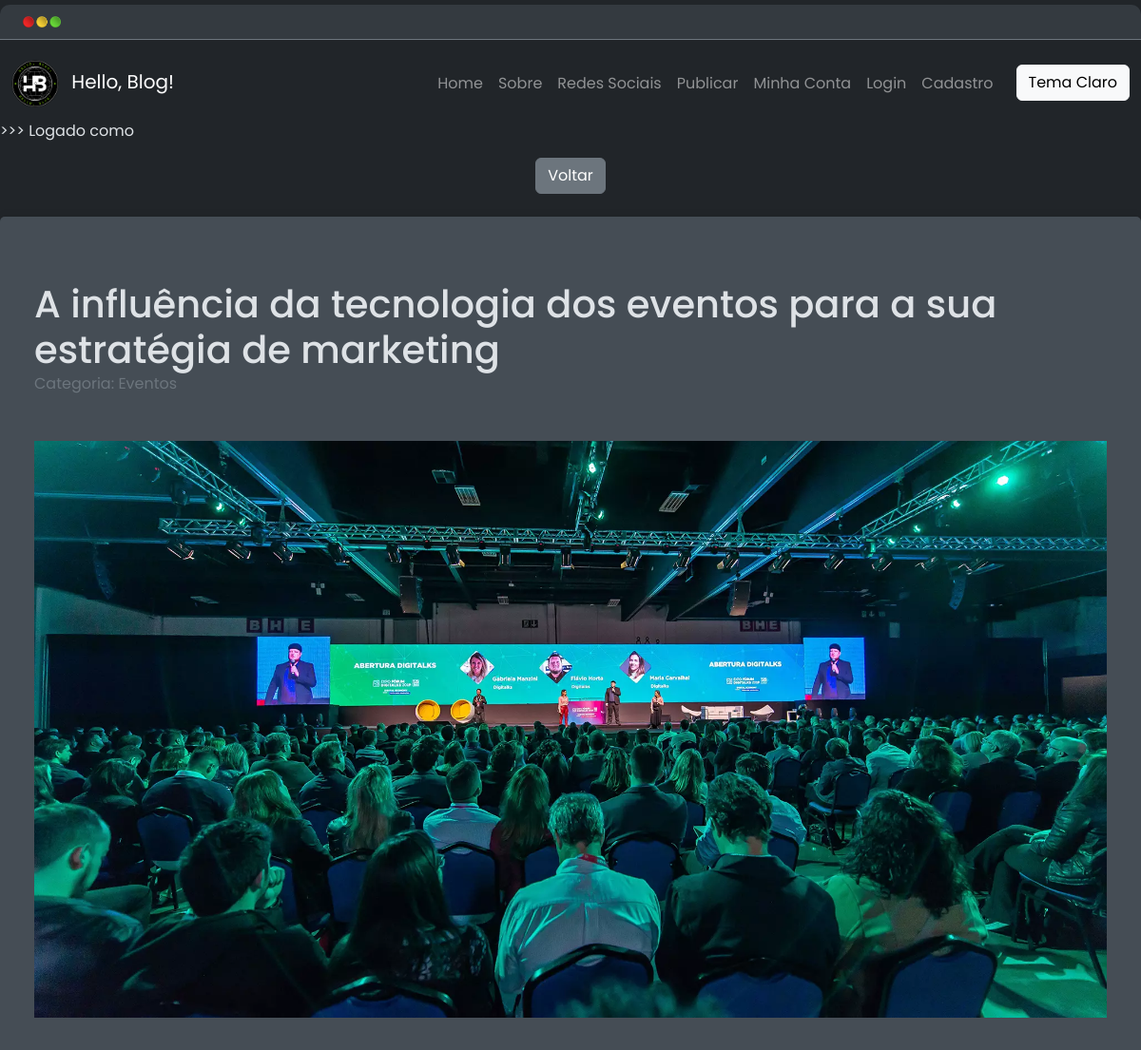
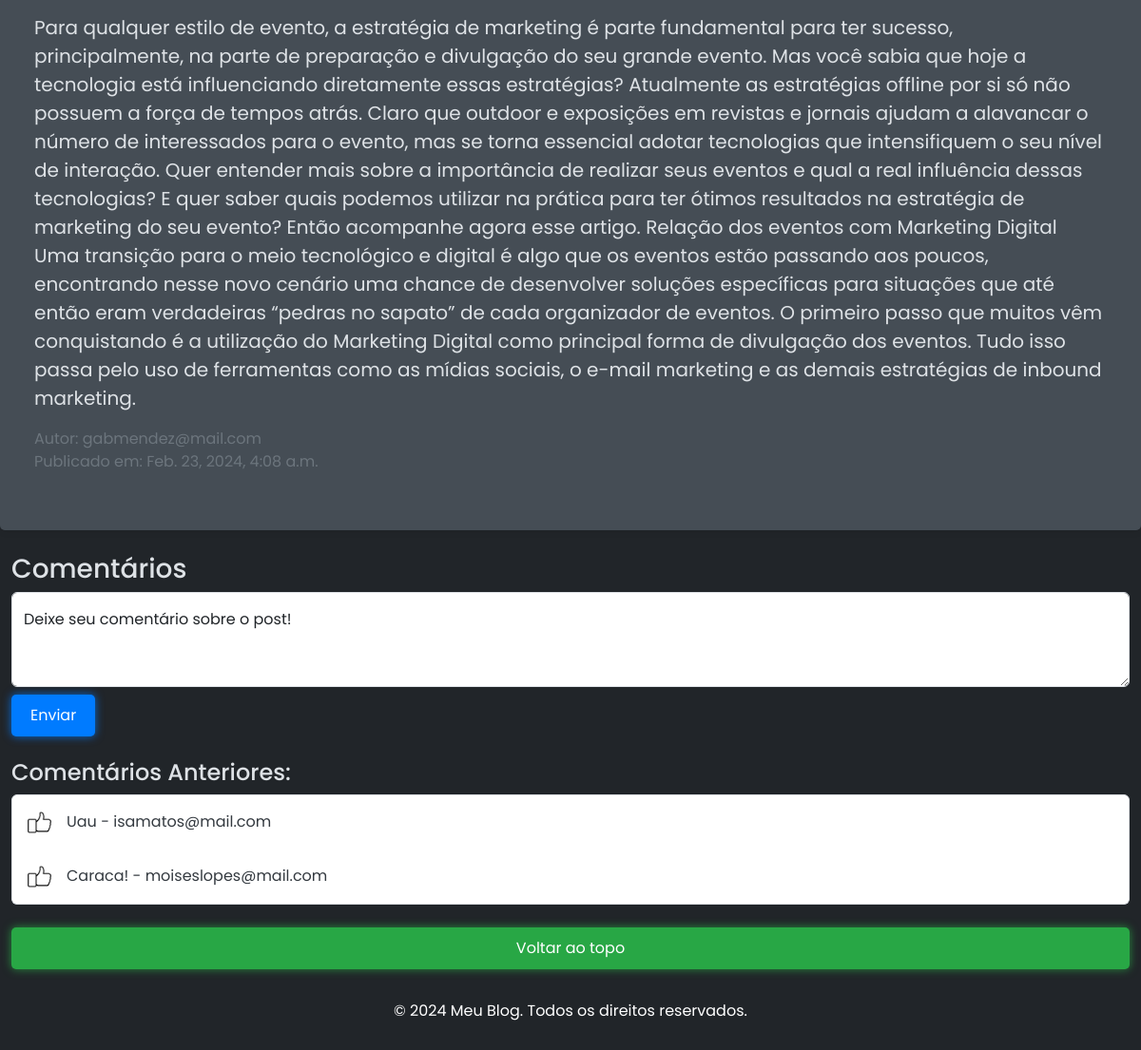
/detalhes-post/6, run on the app's committed database (2 pictures, top to bottom).
### HelloBlog/models.py (models this page shows)
class Publicacao(models.Model):
    id = models.AutoField(primary_key=True)
    autor = models.ForeignKey(User, on_delete=models.CASCADE)
    categoria = models.CharField(max_length=100)
    conteudo = models.TextField()
    dt_publicacao = models.DateTimeField(auto_now_add=True)
    thumbnail = models.ImageField(upload_to='thumbnails/')
    titulo = models.CharField(max_length=150)
    class Meta:
        ordering = ['-dt_publicacao']

class Comentario(models.Model):
    id = models.AutoField(primary_key=True)
    publicacao = models.ForeignKey(to=Publicacao, related_name='comentarios', on_delete=models.CASCADE)
    autor = models.ForeignKey(User, on_delete=models.CASCADE)
    conteudo = models.TextField()
    likes = models.IntegerField(default=0)
    dt_comentario = models.DateTimeField(auto_now_add=True)
    class Meta:
        ordering = ['-dt_comentario']

### HelloBlog/views.py (the view, shortened to what this page needs)
# urls.py: path('detalhes-post/<int:id>', views.detalhes_post),
def detalhes_post(request, id):
    publicacao = Publicacao.objects.get(id=id)
    comentarios = Comentario.objects.filter(publicacao=publicacao)
    if request.method == 'GET':
        return render(request, 'detalhes_post.html', {
            'publicacao': publicacao,
            'comentarios':comentarios,
            'nome': request.user.username,
        })
    else:
        return HttpResponseBadRequest()

### HelloBlog/templates/detalhes_post.html (shortened to what this page needs)
{% extends "base.html" %}
{% load static %}
{% block conteudo %}
<p>>>> Logado como {{nome}}</p>
<div class="d-flex justify-content-center align-items-center">
    <a href="/" class="btn btn-secondary">Voltar</a>
</div>
<section class="container mt-4">
    <div class="p-4">
        <h1 class="card-title fs-1 text mt-4">{{publicacao.titulo}}</h1>
        <p class="text-secondary mt-0 mb-5">Categoria: {{publicacao.categoria}}</p>
        <img class="card-img-top mb-5" src="{{publicacao.thumbnail.url}}" class="card-img" alt="Thumbnail">
        <p class="fs-5 text">{{publicacao.conteudo}}</p>
        <p class="text-secondary fs-6 text mb-0">Autor: {{publicacao.autor}}</p>
        <p class="text-secondary fs-6 text">Publicado em: {{publicacao.dt_publicacao}}</p>
    </div>
</section>
<div class="mt-4 container container-sm mb-4">
    <h3>Comentários</h3>
    <form method="POST">
        <div class="form-floating text-dark mb-2">
            <textarea class="form-control" placeholder="Deixe seu comentário sobre o post!" name="conteudo" id="conteudo" style="height: 100px" required></textarea>
            <label for="conteudo">Deixe seu comentário sobre o post!</label>
        </div>
        <button type="submit" class="btn btn-neon">Enviar</button>
    </form>
    <div class="mt-4">
        <h4>Comentários Anteriores:</h4>
        <ul class="list-group">
            {% for comentario in comentarios %}
            <li class="list-group-item py-3"><img src="{% static "img/icones/like.png" %}" class="mr-3" alt="Like" width="25px">{{comentario.conteudo}} - {{comentario.autor.username}}</li>
            {% empty %}
            <p class="list-group-item py-3">Nenhum comentário ainda</p>
            {% endfor %}
        </ul>
    </div>
</div>
</div>
<div class="mt-4 mb-4">
    <div class="container">
        <a class="text-light" href="#topo"><button type="submit" class="btn btn-login-neon btn-block">Voltar ao topo</button></a>
    </div>
</div>
{% endblock conteudo %}

### HelloBlog/templates/base.html (shortened to what this page needs)
{% load static %}
<!DOCTYPE html>
<html lang="pt-BR">
<head>
    <link href="https://stackpath.bootstrapcdn.com/bootstrap/4.3.1/css/bootstrap.min.css" rel="stylesheet">
    <link href="https://cdn.jsdelivr.net/npm/bootstrap@5.3.2/dist/css/bootstrap.min.css" rel="stylesheet"
>
    <link rel="stylesheet" href="{% static 'css/style.css'%}">
</head>
<body>
    <div class="conteudo">
        <div class="border-bottom border-secondary faixa">
            <img src="{% static 'img/icones/bolinhas-MacOs-fundo-transparente.png' %}" alt="bolinhas" class="bolinhas">
        </div>
        <div id='topo' class="container-fluid mt-2">
            <nav class="navbar navbar-expand-lg navbar-dark bg-transparent">
                <a class="navbar-brand" href="/">
                    <img src="{% static 'img/icones/HB-icon.png' %}" alt="HB-icon" class="mr-2" width="50px">
                    Hello, Blog!
                </a>
                <div class="collapse navbar-collapse justify-content-end" id="navbarNav">
                    <ul class="navbar-nav">
                        <li class="nav-item">
                            <a class="nav-link" href="/">Home</a>
                        </li>
                        <li class="nav-item">
                            <a class="nav-link" href="/sobre">Sobre</a>
                        </li>
                        <li class="nav-item">
                            <a class="nav-link" href="/redes-sociais">Redes Sociais</a>
                        </li>
                        <li class="nav-item">
                            <a class="nav-link" href="/publicar">Publicar</a>
                        </li>
                        <li class="nav-item">
                            <a class="nav-link" href="/minha-conta">Minha Conta</a>
                        </li>
                        <li class="nav-item">
                            <a class="nav-link" href="/login">Login</a>
                        </li>
                        <li class="nav-item mr-3">
                            <a class="nav-link" href="/cadastro">Cadastro</a>
                        </li>
                        <li class="nav-item">
                            <button class="btn btn-light" id="theme-toggle">Tema Claro</button>
                        </li>
                    </ul>
                </div>
            </nav>
        </div>
        {% block conteudo %}{% endblock conteudo %}
        <footer class="text-white text-center py-2 mt-4">
            <div class="container-fluid">
                <p>&copy; 2024 Meu Blog. Todos os direitos reservados.</p>
            </div>
        </footer>
</body>
</html>

### HelloBlog/static/css/style.css (style rules this page uses)
body { font-family: 'Poppins'; background-color: #212529; margin: 5px 0; border-radius: 10px; color: #dee2e6; }
.bolinhas { width: 40px; margin: 1% 2%; }
.faixa { background-color: #343A40; border-radius: 10px 10px 0px 0px; }
.container { max-width: 1400px; }
section { background-color: #454d55; border-radius: 5px; box-shadow: 0 0 10px rgba(0, 0, 0, 0.1); padding: 20px; }
.card-img-top { width: 100%; object-fit: cover; }
footer { background-color: #212529; color: #fff; padding: 10px 0; }
.btn-neon { color: #fff; background-color: #007bff; border: none; padding: 10px 20px; border-radius: 5px; font-size: 1rem; box-shadow: 0 0 10px rgba(0, 123, 255, 0.8); }
.btn-login-neon { color: #fff; background-color: #28a745; border: none; padding: 10px 20px; border-radius: 5px; font-size: 1rem; box-shadow: 0 0 10px rgba(40, 167, 69, 0.8); }
.list-group-item { color: #343a40; }

### data on the page
Publicacao: titulo "A influência da tecnologia dos eventos para a sua estratégia de marketing", categoria "Eventos", thumbnail (picture), conteudo "Para qualquer estilo de evento, a estratégia de marketing é parte fundamental para ter sucesso, principalmente, na parte de preparação e divulgação do seu grande evento. Mas você sabia que hoje a tecnologia está influenciando diretamente essas estratégias? Atualmente as estratégias offline por si só não possuem a força de tempos atrás. Claro que outdoor e exposições em revistas e jornais ajudam a alavancar o número de interessados para o evento, mas se torna essencial adotar tecnologias que intensifiquem o seu nível de interação. Quer entender mais sobre a importância de realizar seus eventos e qual a real influência dessas tecnologias? E quer saber quais podemos utilizar na prática para…", autor "gabmendez@mail.com", dt_publicacao "Feb. 23, 2024, 4:08 a.m."
Comentario: conteudo "Uau", autor.username "isamatos@mail.com"
Comentario: conteudo "Caraca!", autor.username "moiseslopes@mail.com"
